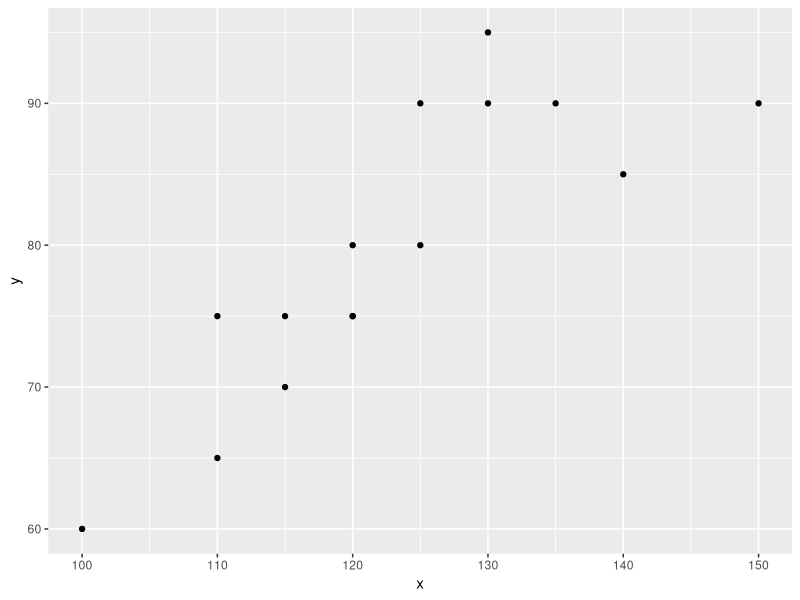
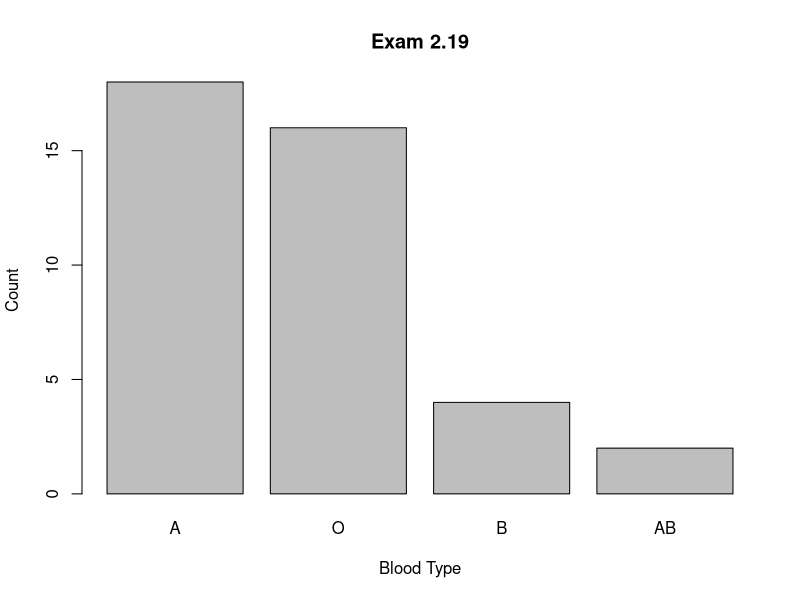
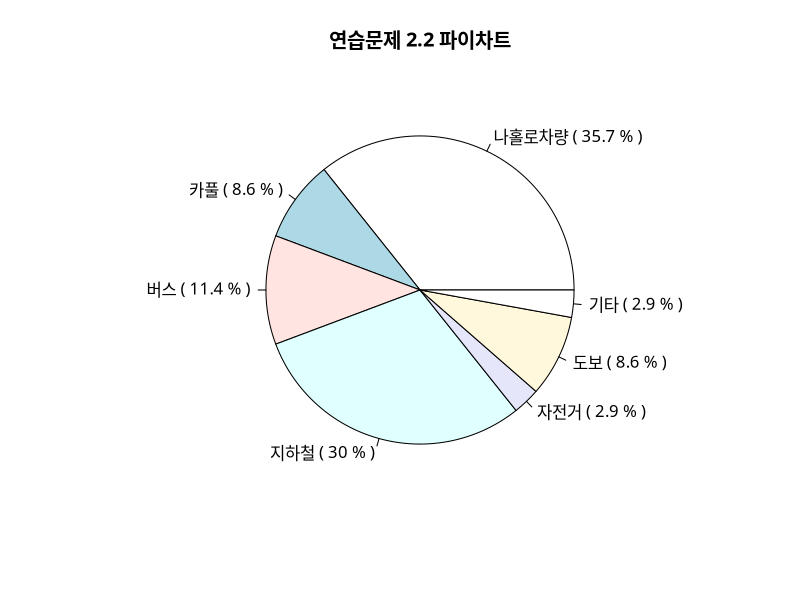
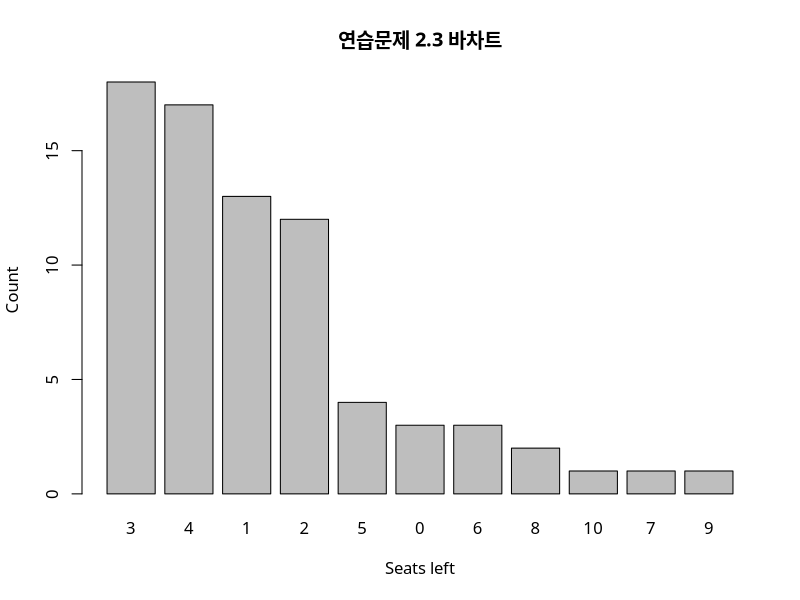
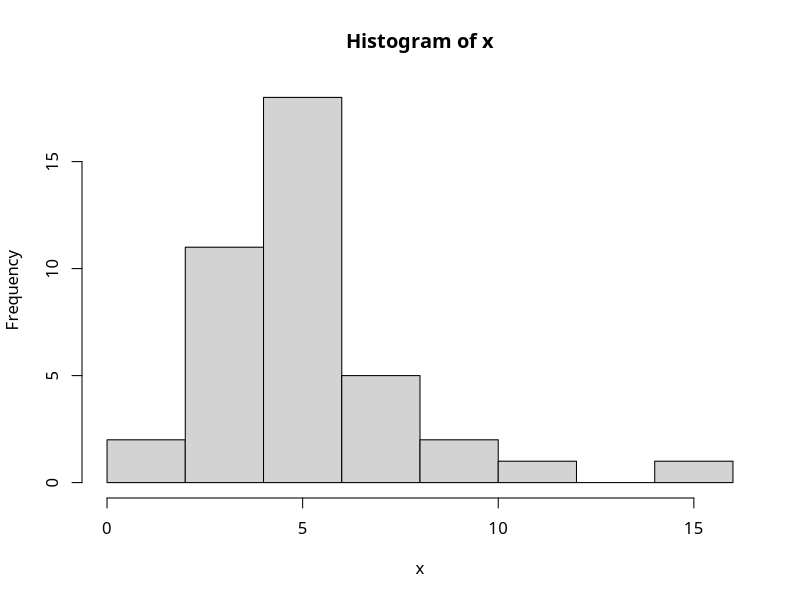
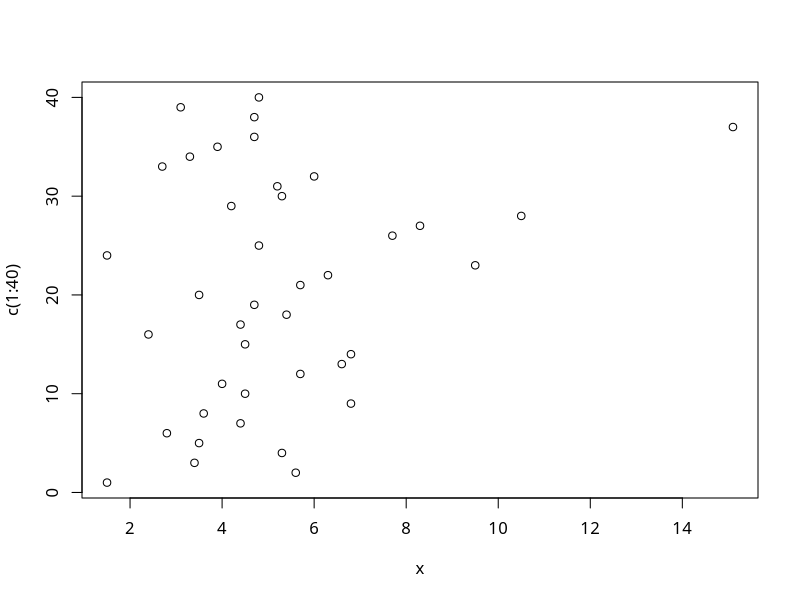
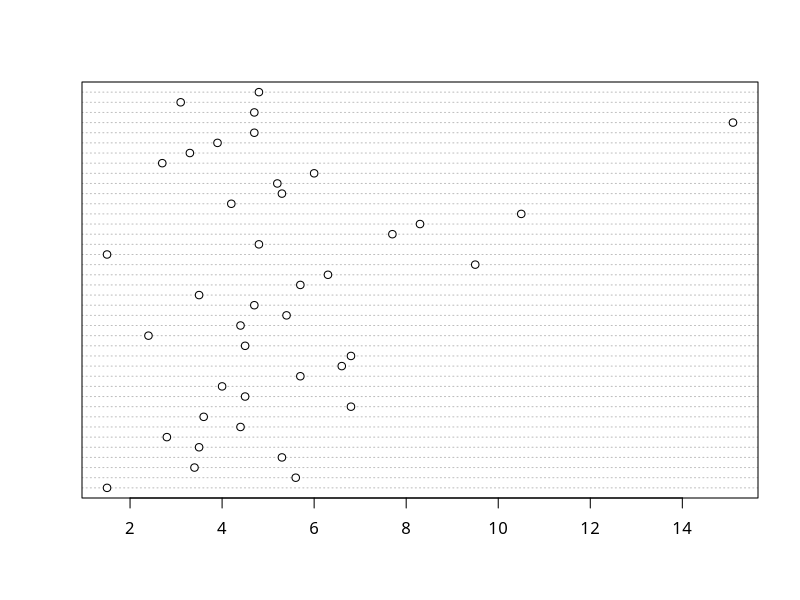
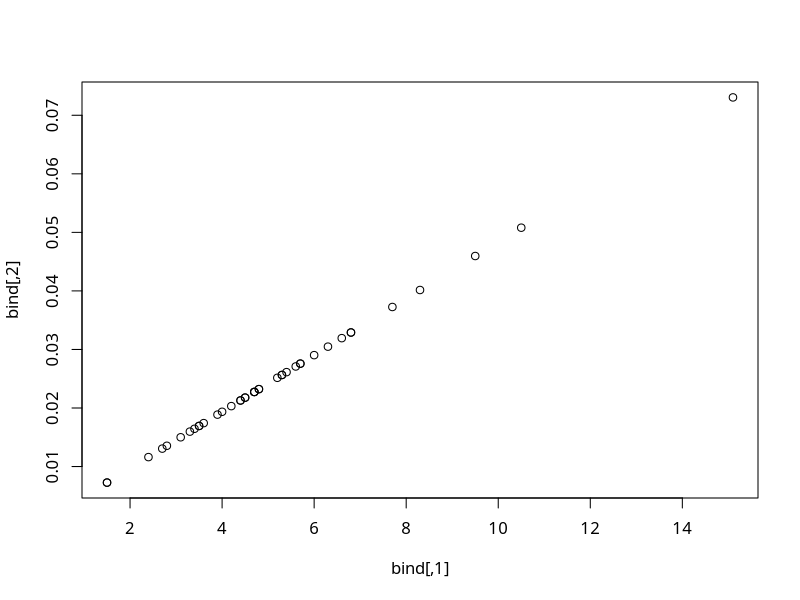

Write the R code that produced these figures, in order.
# 2.13
library(tidyverse)
dt <- tibble(
  x = c(110,130,125,120,115,120,125,130,150,140,100,110,115,120,135),
  y = c(75,90,80,80,70,75,90,95,90,85,60,65,75,75,90),
)

ggplot(dt, aes(x=x, y=y)) + geom_point()
cor(dt)

# Exercise Chapter 2
# 2.1
a <- rep("A", 18)
b <- rep("B", 4)
o <- rep("O", 16)
ab <- rep("AB", 2)
bld <- factor(c(a,b,o,ab))
y <- as.matrix(table(bld))
freq <- y[,1]
relative_freq <- freq/sum(y)
t(rbind(freq, relative_freq))

sort <- sort(table(bld), decreasing = TRUE)
barplot(sort, xlab="Blood Type", ylab="Count", main="Exam 2.19")
#ggplot(as.data.frame(bld), aes(bld)) + geom_bar()

# 2.2
a <- rep("a", 125)
b <- rep("b", 30)
c <- rep("c", 40)
d <- rep("d", 105)
e <- rep("e",10)
f <- rep("f",30)
g <- rep("g", 10)
h <- c(a,b,c,d,e,f,g)
mat <- as.matrix(table(h))
freq <- mat[,1]
relative_freq <- freq/sum(mat)
t(rbind(freq,relative_freq))

#lab <- names(freq)
lab <- c("나홀로차량","카풀","버스","지하철","자전거","도보","기타")
dat <- round(freq/sum(freq)*100, digits=1)
z <- paste(lab, "(", dat,"%",")")
par(family="AppleGothic")
pie(freq, labels=z, main="연습문제 2.2 파이차트")

# 2.3
a <- rep("0", 3)
b <- rep("1", 13)
c <- rep("2", 12)
d <- rep("3", 18)
e <- rep("4", 17)
f <- rep("5", 4)
g <- rep("6", 3)
h <- rep("7", 1)
i <- rep("8", 2)
j <- rep("9", 1)
k <- rep("10", 1)
l <- c(a,b,c,d,e,f,g,h,i,j,k)
m <- as.matrix(table(l))
sum(m)

freq <- m[,1]
relative_freq <- freq/sum(m)
t(rbind(freq,relative_freq))

x <- factor(l)
sort <- sort(table(x), decreasing = TRUE)
barplot(sort, xlab = "Seats left", ylab = "Count", main = "연습문제 2.3 바차트")

# 2.4
x <- c(1.5, 5.6,3.4,5.3,3.5,2.8,4.4,3.6,6.8,4.5,4.0,5.7,6.6,6.8,4.5,2.4,4.4,5.4,4.7,3.5,5.7,6.3,9.5,1.5,4.8,7.7,8.3,10.5,4.2,5.3,5.2,6.,2.7,3.3,3.9,4.7,15.1,4.7,3.1,4.8)
hist(x, breaks = 8)
z <- as.matrix(x)
plot(x, y = c(1:40))
dotchart(x)
total <- sum(z)
relative_freq <- z/total
bind <- cbind(z, relative_freq)
bind
plot(bind)

# 2.5
a <- rep("0", 3)
b <- rep("10", 5)
c <- rep("20", 4)
d <- rep("30", 13)
e <- rep("40", 35)
f <- rep("50", 55)
g <- rep("60", 78)
h <- rep("70", 40)
i <- rep("80", 27)
j <- rep("90", 10)
k <- c(a,b,c,d,e,f,g,h,i,j)
l <- as.matrix(table(k))
total <- sum(l)
relative_frea <- l/total
m <- cbind(l, relative_frea)
hist(l, breaks = 10)
